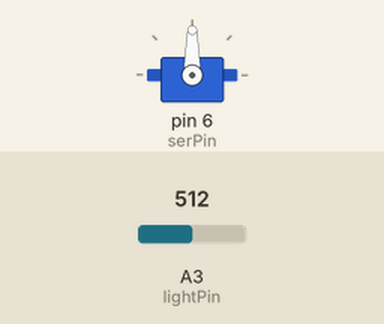
Simulated run of this sketch. Board: Arduino Uno, built with avr-gcc and run on an emulated ATmega328P. Shown: servo. Inputs (shaded band) come from the test bench; at power-on: A3 (lightPin) = 512.

Above: at 1.2 s.
1.3 s: A3 (lightPin) set to 716
At 2.5 s:
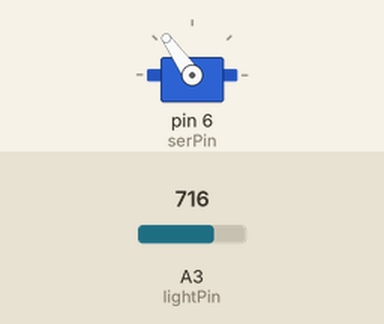
2.8 s: A3 (lightPin) set to 900
At 3.4 s:
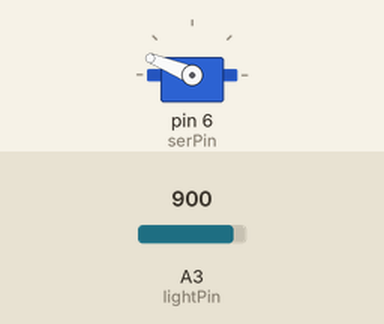
4.3 s: A3 (lightPin) set to 1023
At 4.7 s:
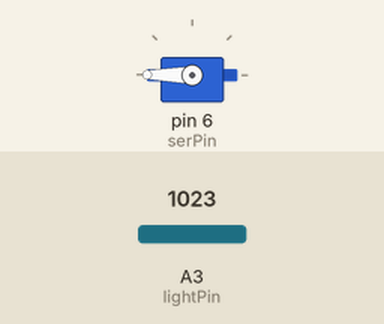
5.8 s: A3 (lightPin) set to 306
At 7.0 s:
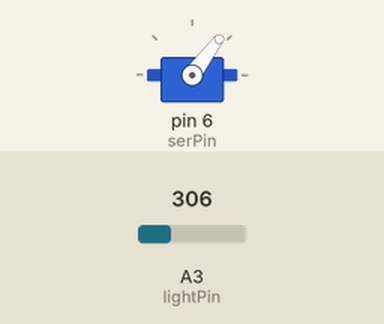
7.3 s: A3 (lightPin) set to 122
At 8.1 s:
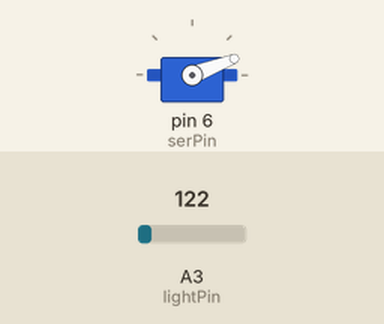
Timing chart, 0 to 9.8 s (numbered marks = the images above; inputs shaded):
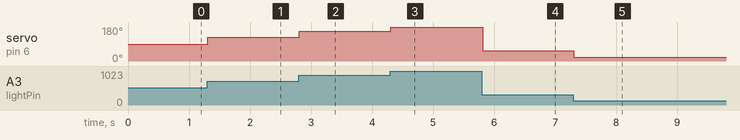

The sketch:

Servo___Light.ino
```cpp
#include <Servo.h>

Servo servo;

#define serPin 6
#define lightPin A3

int lightVal;

void setup() {
  // put your setup code here, to run once:
  servo.attach(serPin);
}

void loop() {
  // put your main code here, to run repeatedly:
  lightVal = analogRead(lightPin);
  lightVal = map(lightVal, 0, 1023, 0, 180);
  servo.write(lightVal);
  delay(10);
}
```

Measured:
- after the input at 1.3 s, servo on pin 6 (serPin): 90° → 125° at once
- after the input at 2.8 s, servo on pin 6 (serPin): 125° → 158° at once
- after the input at 4.3 s, servo on pin 6 (serPin): 158° → 180° at once
- after the input at 5.8 s, servo on pin 6 (serPin): 180° → 53° at once
- after the input at 7.3 s, servo on pin 6 (serPin): 53° → 21° at once
